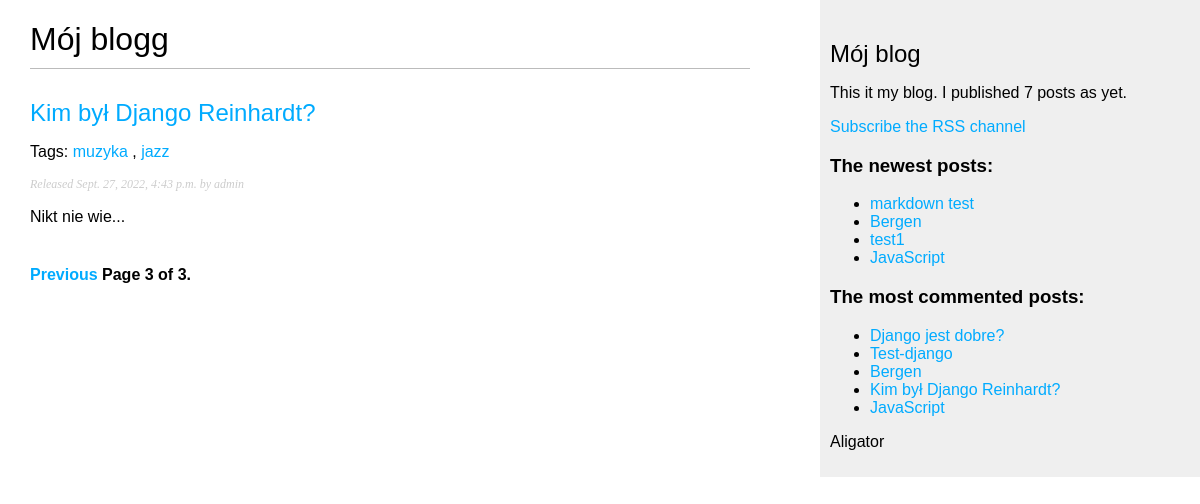
Screenshot of /app_blog/?page=3 with the database file from the repository.
### app_blog/models.py (models this page shows, shortened)
class Post(models.Model):
    STATUS_CHOICES = (
        ('draft', 'Draft'),
        ('published', 'Published'),
    )
    title = models.CharField(max_length=250)
    slug = models.SlugField(max_length=250, unique_for_date='publish')
    author = models.ForeignKey(User, on_delete=models.CASCADE, related_name='blog_posts')
    body = models.TextField()
    publish = models.DateTimeField(default=timezone.now)
    created = models.DateTimeField(auto_now_add=True)
    updated = models.DateTimeField(auto_now=True)
    status = models.CharField(max_length=10, choices=STATUS_CHOICES, default='draft')
    objects = models.Manager()  # Manager domyślny
    published = PublishedManager()  # Manager niestandarwowy
    tags = TaggableManager()
    class Meta:
        ordering = ('-publish',)
    def get_absolute_url(self):
        return reverse('app_blog:post_detail',
                       args=[self.publish.year,
                             self.publish.strftime('%m'),
                             self.publish.strftime('%d'),
                             self.slug])

### app_blog/views.py (the view)
# urls.py: path('', views.post_list, name='post_list'),
def post_list(request, tag_slug=None):
    object_list = Post.published.all()
    tag = None
    if tag_slug:
        tag = get_object_or_404(Tag, slug=tag_slug)
        object_list = object_list.filter(tags__in=[tag])
    paginator = Paginator(object_list, 3)
    page = request.GET.get('page')
    kkk = "aligator"
    try:
        posts = paginator.page(page)
    except PageNotAnInteger:
        posts = paginator.page(1)
    except EmptyPage:
        posts = paginator.page(paginator.num_pages)
    return render(request,
                  'app_blog/post/list.html', {'posts': posts,
                                              'page': page,
                                              'tags': tag,
                                              'test': kkk})

### app_blog/models.py (called while the page is built)
    def get_queryset(self):
        return super(PublishedManager, self).get_queryset().filter(status='published')

### app_blog/templatetags/blog_tags.py (called while the page is built)
@register.simple_tag
def total_posts():
    return Post.published.count()

@register.inclusion_tag('app_blog/post/latest_posts.html')
def show_latest_posts(count=5):
    latest_posts = Post.published.order_by('-publish')[:count]
    return {'latest_posts': latest_posts}

@register.simple_tag
def get_most_commented_posts(count=5):
    return Post.published.annotate(total_comments=Count('comments')).order_by('-total_comments')[:count]

@register.filter(name='markdown')
def markdown_format(text):
    return mark_safe(markdown.markdown(text))

### app_blog/templates/app_blog/post/list.html (shortened to what this page needs)
{% extends "app_blog/base.html" %}
{% load blog_tags %}
{% block content %}
    <h1>Mój blogg</h1>
    {% for post in posts %}
    <h2>
        <a href="{{ post.get_absolute_url }}">
            {{ post.title }}
        </a>
    </h2>
    <p class="tags">
        Tags:
        {% for tag in post.tags.all %}
        <a href="{% url 'app_blog:post_list_by_tag' tag.slug %}">
          {{ tag.name }}
        </a>
        {% if not forloop.last %},{% endif %}
      {% endfor %}
    </p>
    <p class="date">
        Released {{ post.publish }} by {{ post.author }}
    </p>
    {{ post.body|markdown|truncatewords_html:30 }}
    {% endfor %}
    {% include "pagination.html" with page=posts %}
{% endblock %}

### app_blog/templates/app_blog/base.html (shortened to what this page needs)
{% load blog_tags %}
{% load static %}
<!DOCTYPE html>
<html lang="en">
<head>
    <link href="{% static 'css/blog.css' %}" rel="stylesheet">
</head>
<body>
    <div id="content">
        {% block content %}
        {% endblock %}
    </div>
    <div id="sidebar">
        <h2>Mój blog</h2>
        <p>This it my blog. I published {% total_posts %} posts as yet.</p>
        <p>
            <a href="{% url 'app_blog:post_feed' %}">Subscribe the RSS channel</a>
        </p>
        <h3>The newest posts:</h3>
        {% show_latest_posts 4 %}
        <h3>The most commented posts:</h3>
        {% get_most_commented_posts as most_commented_posts %}
        <ul>
            {% for post in most_commented_posts %}
            <li>
                <a href="{{ post.get_absolute_url }}">{{ post.title }}</a>
            </li>
            {% endfor %}
        </ul>
        <p>
            {{ test|capfirst }}
        </p>
    </div>
</body>
</html>

### app_blog/templates/app_blog/post/latest_posts.html
<ul>
    {% for post in latest_posts %}
    <li>
        <a href="{{ post.get_absolute_url }}">{{ post.title }}</a>
    </li>
    {% endfor %}
</ul>

### app_blog/static/css/blog.css (style rules this page uses)
body { margin:0; padding:0; font-family:helvetica, sans-serif; }
a { color:#00abff; text-decoration:none; }
h1 { font-weight:normal; border-bottom:1px solid #bbb; padding:0 0 10px 0; }
h2 { font-weight:normal; margin:30px 0 0; }
#content { float:left; width:60%; padding:0 0 0 30px; }
#sidebar { float:right; width:30%; padding:10px; background:#efefef; height:100%; }
p.date { color:#ccc; font-family: georgia, serif; font-size: 12px; font-style: italic; }

### rows the page displays
Post: title "Kim był Django Reinhardt?", publish "Sept. 27, 2022, 4:43 p.m.", author "admin", body "Nikt nie wie..."
Tag: name "muzyka"
Tag: name "jazz"
Post: title "markdown test"
Post: title "Bergen"
Post: title "test1"
Post: title "JavaScript"
Post: title "Django jest dobre?"
Post: title "Test-django"

### other values shown
{{ page.number }} "3"
{{ page.paginator.num_pages }} "3"
{{ test|capfirst }} "Aligator"
